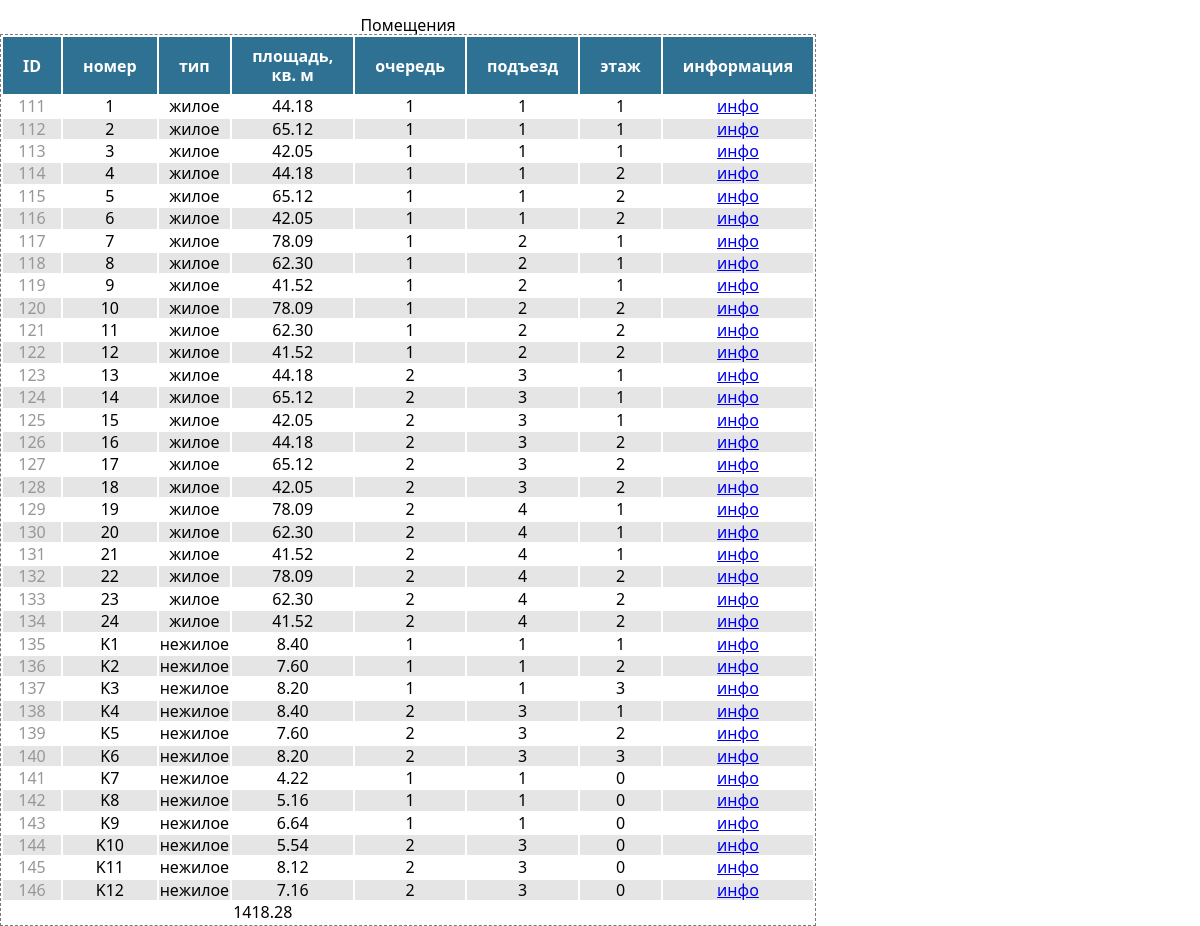
/units.php, run on the app's committed database.
### tables this page shows
CREATE TABLE `units` (
  `unit_id` int(11) NOT NULL,
  `number` varchar(8) NOT NULL,
  `type_id` int(11) NOT NULL,
  `area` decimal(10,2) NOT NULL,
  `building` int(1) NOT NULL,
  `entrance` int(2) NOT NULL,
  `floor` int(2) NOT NULL
);

CREATE TABLE `unit_types` (
  `unit_type_id` int(11) NOT NULL,
  `shortcode` varchar(4) NOT NULL,
  `description` varchar(50) NOT NULL
);

### units.php (the view, shortened to what this page needs)
<?php
    require_once "connect.php";
?>
<!DOCTYPE html>
<html lang="ru">
<head>
    <link rel="stylesheet" href="./css/normalize.css"/>
    <link rel="stylesheet" href="./css/styles.css"/>
</head>
<body>
    <table class="units-table">
        <caption>Помещения</caption>
        <colgroup>
            <col class="align-center">
        </colgroup>
        <thead>
            <tr>
                <th>ID</th>
                <th>номер</th>
                <th>тип</th>
                <th>площадь,<br/>кв. м</th>
                <th>очередь</th>
                <th>подъезд</th>
                <th>этаж</th>
                <th>информация</th>
            </tr>
        </thead>
        <tbody>
        <?php
            $query = mysqli_query($connect, "SELECT * FROM units, unit_types WHERE unit_types.unit_type_id = units.type_id;");
            $tables = mysqli_fetch_all($query);
            ?><pre><?php  ?></pre><?php
            for ($i = 0; $i < count($tables); $i++) {
                $s += $tables[$i][3];
                ?>
                <tr class="align-center">
                    <td class="unit-id"><?= $tables[$i][0]; ?></td>
                    <td class="unit-number"><?= $tables[$i][1]; ?></td>
                    <td class="unit-type"><?= $tables[$i][9]; ?></td>
                    <td class="unit-area"><?= $tables[$i][3]; ?></td>
                    <td class="unit-stage"><?= $tables[$i][4]; ?></td>
                    <td class="unit-entrance"><?= $tables[$i][5]; ?></td>
                    <td class="unit-floor"><?= $tables[$i][6]; ?></td>
                    <td class="unit-info"><a href="/unit.php?unit=<?= $tables[$i][0]; ?>">инфо</a></td>
                </tr>
                <?
            }
        ?>
        </tbody>
        <tfoot>
            <tr>
                <td> </td>
                <td> </td>
                <td> </td>
                <td class="json"><?php echo ($s) ?></td>
                <td> </td>
                <td> </td>
                <td> </td>
                <td> </td>
            </tr>
        </tfoot>
    </table>
</body>
</html>

### css/styles.css (style rules this page uses)
body { font-family: 'Segoe UI', Tahoma, Geneva, Verdana, sans-serif; }
.units-table { border: 1px dashed rgb(121, 121, 121); background-color: rgb(255, 255, 255); }
.units-table th { padding: 10px 20px; background-color: rgb(47, 113, 146); color:rgb(255, 255, 255); }
.units-table tr:nth-child(2n) { background-color: rgba(0, 0, 0, .1); }
.unit-id { color: rgb(151, 151, 151); max-width: 40px; }
.align-center { text-align: center; }

### data on the page
units: unit_id "111", number "1", type.description "жилое", area "44.18", building "1", entrance "1", floor "1"
units: unit_id "112", number "2", type.description "жилое", area "65.12", building "1", entrance "1", floor "1"
units: unit_id "113", number "3", type.description "жилое", area "42.05", building "1", entrance "1", floor "1"
units: unit_id "114", number "4", type.description "жилое", area "44.18", building "1", entrance "1", floor "2"
units: unit_id "115", number "5", type.description "жилое", area "65.12", building "1", entrance "1", floor "2"
units: unit_id "116", number "6", type.description "жилое", area "42.05", building "1", entrance "1", floor "2"
units: unit_id "117", number "7", type.description "жилое", area "78.09", building "1", entrance "2", floor "1"
units: unit_id "118", number "8", type.description "жилое", area "62.30", building "1", entrance "2", floor "1"
units: unit_id "119", number "9", type.description "жилое", area "41.52", building "1", entrance "2", floor "1"
units: unit_id "120", number "10", type.description "жилое", area "78.09", building "1", entrance "2", floor "2"
units: unit_id "121", number "11", type.description "жилое", area "62.30", building "1", entrance "2", floor "2"
units: unit_id "122", number "12", type.description "жилое", area "41.52", building "1", entrance "2", floor "2"
units: unit_id "123", number "13", type.description "жилое", area "44.18", building "2", entrance "3", floor "1"
units: unit_id "124", number "14", type.description "жилое", area "65.12", building "2", entrance "3", floor "1"
units: unit_id "125", number "15", type.description "жилое", area "42.05", building "2", entrance "3", floor "1"
units: unit_id "126", number "16", type.description "жилое", area "44.18", building "2", entrance "3", floor "2"
units: unit_id "127", number "17", type.description "жилое", area "65.12", building "2", entrance "3", floor "2"
units: unit_id "128", number "18", type.description "жилое", area "42.05", building "2", entrance "3", floor "2"
units: unit_id "129", number "19", type.description "жилое", area "78.09", building "2", entrance "4", floor "1"
units: unit_id "130", number "20", type.description "жилое", area "62.30", building "2", entrance "4", floor "1"
units: unit_id "131", number "21", type.description "жилое", area "41.52", building "2", entrance "4", floor "1"
units: unit_id "132", number "22", type.description "жилое", area "78.09", building "2", entrance "4", floor "2"
units: unit_id "133", number "23", type.description "жилое", area "62.30", building "2", entrance "4", floor "2"
units: unit_id "134", number "24", type.description "жилое", area "41.52", building "2", entrance "4", floor "2"
units: unit_id "135", number "K1", type.description "нежилое", area "8.40", building "1", entrance "1", floor "1"
units: unit_id "136", number "K2", type.description "нежилое", area "7.60", building "1", entrance "1", floor "2"
units: unit_id "137", number "K3", type.description "нежилое", area "8.20", building "1", entrance "1", floor "3"
units: unit_id "138", number "K4", type.description "нежилое", area "8.40", building "2", entrance "3", floor "1"
units: unit_id "139", number "K5", type.description "нежилое", area "7.60", building "2", entrance "3", floor "2"
units: unit_id "140", number "K6", type.description "нежилое", area "8.20", building "2", entrance "3", floor "3"
units: unit_id "141", number "K7", type.description "нежилое", area "4.22", building "1", entrance "1", floor "0"
units: unit_id "142", number "K8", type.description "нежилое", area "5.16", building "1", entrance "1", floor "0"
units: unit_id "143", number "K9", type.description "нежилое", area "6.64", building "1", entrance "1", floor "0"
units: unit_id "144", number "K10", type.description "нежилое", area "5.54", building "2", entrance "3", floor "0"
units: unit_id "145", number "K11", type.description "нежилое", area "8.12", building "2", entrance "3", floor "0"
units: unit_id "146", number "K12", type.description "нежилое", area "7.16", building "2", entrance "3", floor "0"

### other printed values
$s "1418.28"
